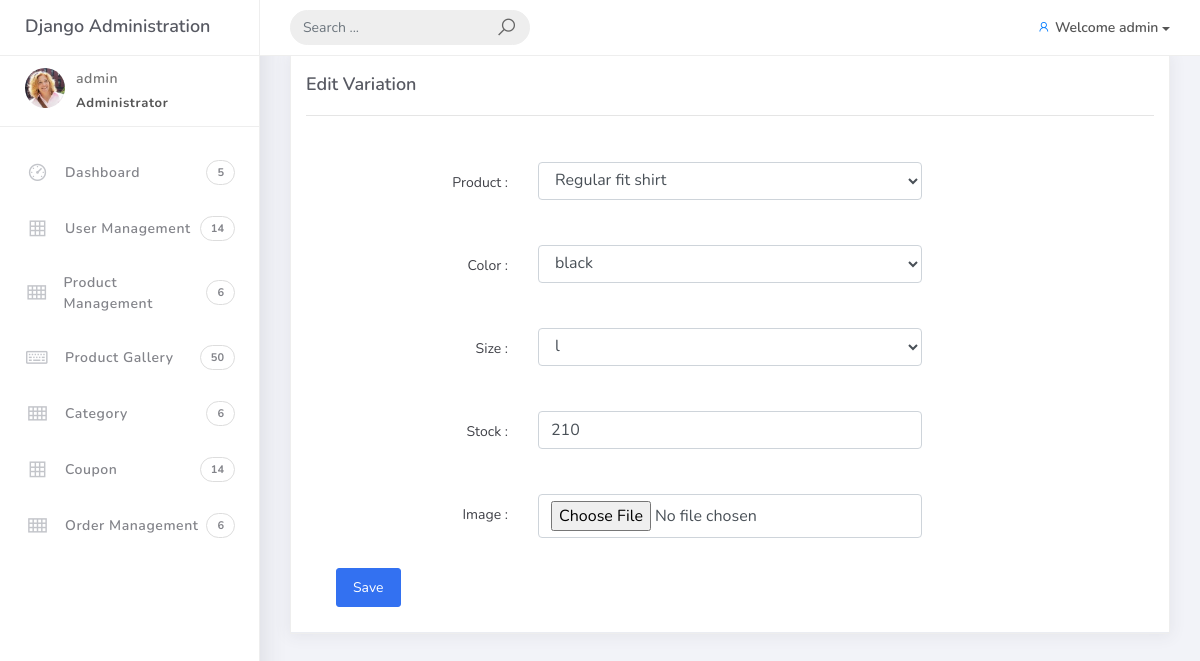
The app's page /customadmin/edit_variation/5/ (signed in) with its own data.
### accounts/models.py (models this page shows, shortened)
class Account(AbstractBaseUser):
    first_name = models.CharField(max_length=50)
    last_name = models.CharField(max_length=50)
    username = models.CharField(max_length=50, unique=True)
    email = models.EmailField(max_length=100, unique=True)
    phone_number = models.CharField(max_length=15, default='')
    address_line_1 = models.CharField(max_length=200, blank=True)
    address_line_2 = models.CharField(max_length=200, blank=True)
    profile_picture = models.ImageField(blank=True, upload_to='userprofile')
    city = models.CharField(max_length=20, blank=True)
    state = models.CharField(max_length=20, blank=True)
    country = models.CharField(max_length=20, blank=True)
    wallet= models.DecimalField(max_digits=10, decimal_places=2, default=0.00)
    date_joined = models.DateTimeField(auto_now_add=True)
    last_login = models.DateTimeField(auto_now_add=True)
    is_active = models.BooleanField(default=True)
    is_admin = models.BooleanField(default=False)
    is_staff = models.BooleanField(default=False)
    is_superadmin = models.BooleanField(default=False)
    is_verified = models.BooleanField(default=False)
    is_blocked = models.BooleanField(default=False)
    USERNAME_FIELD = 'email'
    REQUIRED_FIELDS = ['username', 'first_name', 'last_name']
    objects = MyAccountManager()

### store/models.py (models this page shows, shortened)
class Variation(models.Model):
    product = models.ForeignKey(Product, on_delete=models.CASCADE, null=True)
    color = models.ForeignKey(Color, on_delete=models.CASCADE, null=True)
    size = models.ForeignKey(Size, on_delete=models.CASCADE, null=True)
    image = models.ImageField(upload_to='variation/products/', max_length=255, null=True)
    stock = models.IntegerField()

class Color(models.Model):
    color = models.CharField(max_length=100, unique=True)
    color_code = models.CharField(max_length=100, unique=True)
    def __str__(self):
        return self.color

class Size(models.Model):
    size = models.CharField(max_length=100, unique=True)
    def __str__(self):
        return self.size

### customadmin/views.py (the view, shortened to what this page needs)
# urls.py: path('edit_variation/<int:pk>/', views.edit_variation, name='edit_variation'),
def edit_variation(request, pk):
    variation = Variation.objects.get(pk=pk)
    variation_form = VariationForm(instance=variation)
    context ={
        'variation':variation,
        'variation_form':variation_form
    }
    return render(request, 'admin/edit_variation.html', context)

### customadmin/forms.py
class VariationForm(ModelForm):
    class Meta:
        model = Variation
        fields = ['product', 'color', 'size', 'stock', 'image']
    def __init__(self, *args, **kwargs):
        super(VariationForm, self).__init__(*args, **kwargs)
        for name, field in self.fields.items():
            field.widget.attrs.update({'class': 'form-control'})

### carts/context_processors.py (called while the page is built, shortened)
def counter(request):
    cart_count = 0
    if 'admin' in request.path:
        return {}
    return dict(cart_count=cart_count)

def wishlist_counter(request):
    wishlist_count = 0
    if 'admin' in request.path:
        return {}
    return {'wishlist_count': wishlist_count}

### category/context_processors.py (called while the page is built)
def menu_links(request):
    links = Category.objects.all()
    return dict(links=links)

### store/models.py (called while the page is built)
    def __str__(self):
        return self.product_name

### templates/admin/edit_variation.html (shortened to what this page needs)
{% extends "admin/base1.html" %}
{% block content %}
<div class="container-fluid">
    <div class="row">
        <div class="col-md-12">
            <div class="card">
                <div class="card-header">
                    <div class="card-title">Edit Variation</div>
                    <hr>
                <div class="card-body">
                    <form action="" method='POST' enctype="multipart/form-data">
                        {% for field in variation_form %}
                        <div class="form-group from-show-notify row">
                            <div class="col-lg-3 col-md-3 col-sm-12 text-right">
                                <label for="product_name">{{ field.label}} :</label>
                            </div>
                            <div class="col-lg-6 col-md-9 col-sm-12">
                                {{ field }}
                            </div>
                        </div>
                        {% endfor %}
                        <div class="col-lg-4 col-md-9 col-sm-12">
                            <button type='submit' class="btn btn-primary">Save</button>
                        </div>
                    </form>
                </div>
            </div>
        </div>
    </div>
</div>
</div>
{% endblock content %}

### templates/admin/admin_nav.html (shortened to what this page needs)
{% load static %}
<div class="wrapper">
    <div class="main-header">
        <div class="logo-header">
            <a href="index.html" class="logo">
                Django Administration
            </a>
        </div>
        <nav class="navbar navbar-header navbar-expand-lg">
            <div class="container-fluid">
                <form class="navbar-left navbar-form nav-search mr-md-3" action="">
                    <div class="input-group">
                        <input type="text" placeholder="Search ..." class="form-control">
                        <div class="input-group-append">
                            <span class="input-group-text">
                                <i class="la la-search search-icon"></i>
                            </span>
                        </div>
                    </div>
                </form>
                <ul class="navbar-nav topbar-nav ml-md-auto align-items-center">
                    <li class="nav-item dropdown show">
                        <a class="dropdown-toggle profile-pic" data-toggle="dropdown" href="#" aria-expanded="false">
                            {% if usre.image %}
                            <img src="{{ user.image }}" width="36"
                            class="img-circle">
                            {% else %}
                            <i class="la la-user"></i>
                            {% endif %}
                           <span class='p-0'>Welcome {{ user.username }}</span> </a>
                    </li>
                </ul>
            </div>
        </nav>
    </div>
    <div class="sidebar">
        <div class="scrollbar-inner sidebar-wrapper">
            <div class="user">
                {% if user.profile_picture %}
                <div class="photo">
                </div>
                {% endif %}
                <div class="info">
                    <a data-toggle="collapse" href="#collapseExample" aria-expanded="true">
                        <span>
                            {{ user.username }}
                            <span class="user-level">Administrator</span>
                        </span>
                    </a>
                </div>
            </div>
            <ul class="nav">
                <li class="nav-item {% if request.path == '/admin_dashboard/' %}active{% endif %}">
                    <a href="{% url 'admin_dashboard' %}">
                        <i class="la la-dashboard"></i>
                        <p>Dashboard</p>
                        <span class="badge badge-count">5</span>
                    </a>
                </li>
                <li class="nav-item {% if request.path == '/user_management/' %}active{% endif %} ">
                    <a href="{% url 'user_management' %}">
                        <i class="la la-table"></i>
                        <p>User Management</p>
                        <span class="badge badge-count">14</span>
                    </a>
                </li>
                <li class="nav-item">
                    <a data-toggle="collapse" href="#collapseCategory" aria-expanded="false">
                        <i class="la la-th"></i>
                        <p>Product Management</p>
                        <span class="badge badge-count">6</span>
                    </a>
                </li>
                <li class="nav-item {% if request.path == '/prod_gallery/' %}active{% endif %}">
                    <a href="{% url 'prod_gallery' %}">
                        <i class="la la-keyboard-o"></i>
                        <p>Product Gallery</p>
                        <span class="badge badge-count">50</span>
                    </a>
                </li>
                <li class="nav-item {% if request.path == '/category/' %}active{% endif %}">
                    <a href="{% url 'category' %}">
                        <i class="la la-th"></i>
                        <p>Category</p>
                        <span class="badge badge-count">6</span>
                    </a>
                </li>
                <li class="nav-item {% if request.path == '/coupon/' %}active{% endif %} ">
                    <a href="{% url 'coupon' %}">
                        <i class="la la-table"></i>
                        <p>Coupon </p>
                        <span class="badge badge-count">14</span>
                    </a>
                </li>
                <li class="nav-item ">
                    <a data-toggle="collapse" href="#collapseOrder" aria-expanded="false">
                        <i class="la la-th"></i>
                        <p>Order Management</p>
                        <span class="badge badge-count">6</span>
                    </a>
                </li>
            </ul>
        </div>
    </div>

### static/assets/css/demo.css (style rules this page uses)
.from-show-notify .form-control { margin-bottom: 15px; }
.from-show-notify label { padding-top: 0.65rem; }

### records on screen
Account: username "admin"
Variation: variation_form "Regular fit shirt" "210"
Color: variation_form "black"
Size: variation_form "l"

### other values on screen
{{ field.label }} "Product" "Color" "Size" "Stock" "Image"
